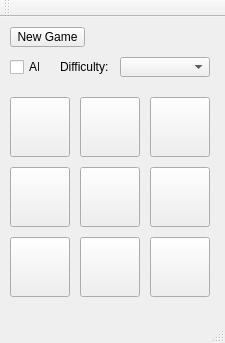
<?xml version="1.0" encoding="UTF-8"?>
<ui version="4.0">
 <class>MainWindow</class>
 <widget class="QMainWindow" name="MainWindow">
  <property name="geometry">
   <rect>
    <x>0</x>
    <y>0</y>
    <width>225</width>
    <height>343</height>
   </rect>
  </property>
  <property name="windowTitle">
   <string>MainWindow</string>
  </property>
  <widget class="QWidget" name="centralWidget">
   <widget class="QCheckBox" name="checkBox">
    <property name="geometry">
     <rect>
      <x>10</x>
      <y>40</y>
      <width>30</width>
      <height>20</height>
     </rect>
    </property>
    <property name="text">
     <string>AI</string>
    </property>
   </widget>
   <widget class="QPushButton" name="pushButton">
    <property name="geometry">
     <rect>
      <x>10</x>
      <y>10</y>
      <width>75</width>
      <height>20</height>
     </rect>
    </property>
    <property name="text">
     <string>New Game</string>
    </property>
   </widget>
   <widget class="QPushButton" name="pushButton_11">
    <property name="geometry">
     <rect>
      <x>10</x>
      <y>80</y>
      <width>60</width>
      <height>60</height>
     </rect>
    </property>
    <property name="text">
     <string/>
    </property>
   </widget>
   <widget class="QPushButton" name="pushButton_12">
    <property name="geometry">
     <rect>
      <x>80</x>
      <y>80</y>
      <width>60</width>
      <height>60</height>
     </rect>
    </property>
    <property name="text">
     <string/>
    </property>
   </widget>
   <widget class="QPushButton" name="pushButton_13">
    <property name="geometry">
     <rect>
      <x>150</x>
      <y>80</y>
      <width>60</width>
      <height>60</height>
     </rect>
    </property>
    <property name="text">
     <string/>
    </property>
   </widget>
   <widget class="QPushButton" name="pushButton_22">
    <property name="geometry">
     <rect>
      <x>80</x>
      <y>150</y>
      <width>60</width>
      <height>60</height>
     </rect>
    </property>
    <property name="text">
     <string/>
    </property>
   </widget>
   <widget class="QPushButton" name="pushButton_21">
    <property name="geometry">
     <rect>
      <x>10</x>
      <y>150</y>
      <width>60</width>
      <height>60</height>
     </rect>
    </property>
    <property name="text">
     <string/>
    </property>
   </widget>
   <widget class="QPushButton" name="pushButton_23">
    <property name="geometry">
     <rect>
      <x>150</x>
      <y>150</y>
      <width>60</width>
      <height>60</height>
     </rect>
    </property>
    <property name="text">
     <string/>
    </property>
   </widget>
   <widget class="QPushButton" name="pushButton_32">
    <property name="geometry">
     <rect>
      <x>80</x>
      <y>220</y>
      <width>60</width>
      <height>60</height>
     </rect>
    </property>
    <property name="text">
     <string/>
    </property>
   </widget>
   <widget class="QPushButton" name="pushButton_31">
    <property name="geometry">
     <rect>
      <x>10</x>
      <y>220</y>
      <width>60</width>
      <height>60</height>
     </rect>
    </property>
    <property name="text">
     <string/>
    </property>
   </widget>
   <widget class="QPushButton" name="pushButton_33">
    <property name="geometry">
     <rect>
      <x>150</x>
      <y>220</y>
      <width>60</width>
      <height>60</height>
     </rect>
    </property>
    <property name="text">
     <string/>
    </property>
   </widget>
   <widget class="QComboBox" name="comboBox">
    <property name="geometry">
     <rect>
      <x>120</x>
      <y>40</y>
      <width>90</width>
      <height>20</height>
     </rect>
    </property>
   </widget>
   <widget class="QLabel" name="label">
    <property name="geometry">
     <rect>
      <x>60</x>
      <y>40</y>
      <width>50</width>
      <height>20</height>
     </rect>
    </property>
    <property name="text">
     <string>Difficulty:</string>
    </property>
   </widget>
   <widget class="QLabel" name="label_2">
    <property name="geometry">
     <rect>
      <x>120</x>
      <y>10</y>
      <width>50</width>
      <height>20</height>
     </rect>
    </property>
    <property name="text">
     <string/>
    </property>
   </widget>
  </widget>
  <widget class="QMenuBar" name="menuBar">
   <property name="geometry">
    <rect>
     <x>0</x>
     <y>0</y>
     <width>225</width>
     <height>21</height>
    </rect>
   </property>
  </widget>
  <widget class="QToolBar" name="mainToolBar">
   <attribute name="toolBarArea">
    <enum>TopToolBarArea</enum>
   </attribute>
   <attribute name="toolBarBreak">
    <bool>false</bool>
   </attribute>
  </widget>
  <widget class="QStatusBar" name="statusBar"/>
 </widget>
 <layoutdefault spacing="6" margin="11"/>
 <resources/>
 <connections/>
</ui>
